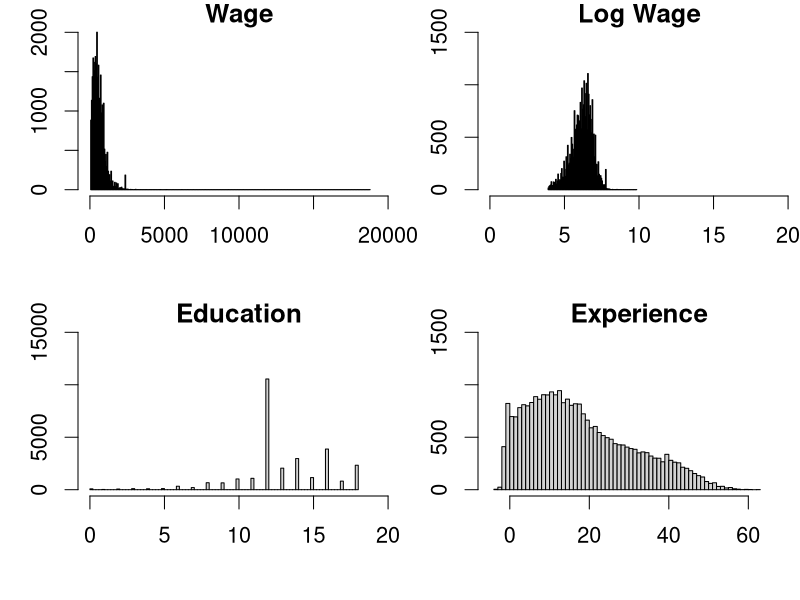
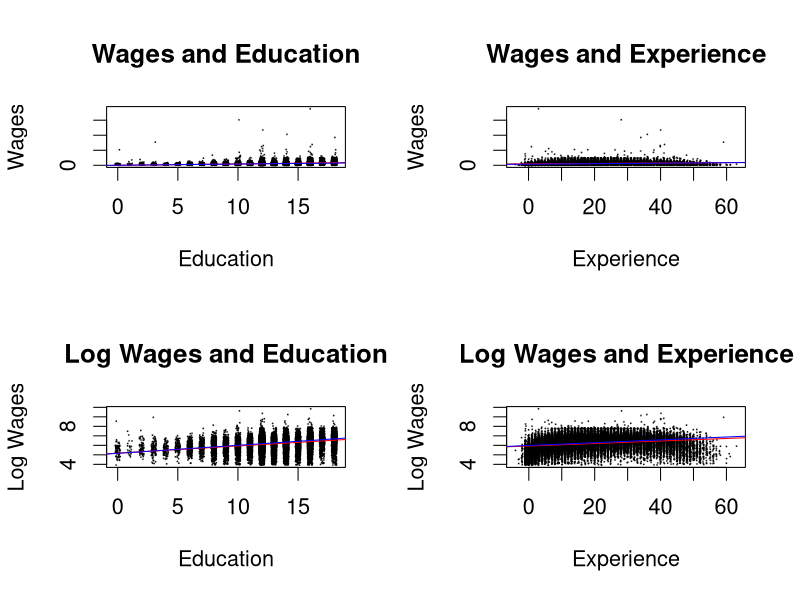
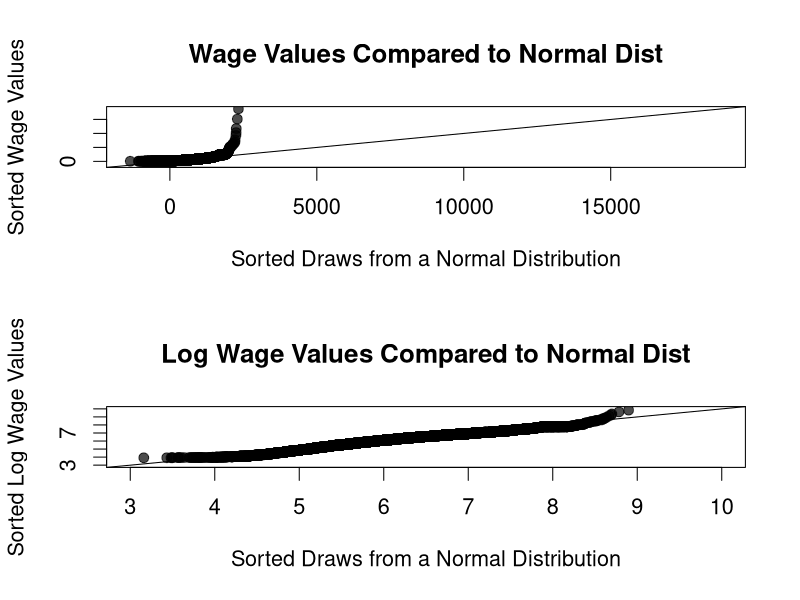
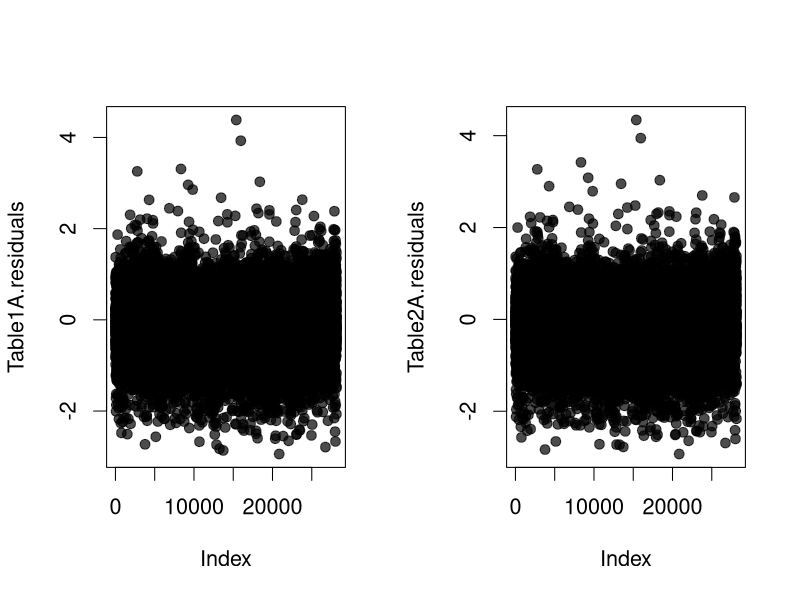

R code for these plots, in order: (Note: this script raises an error after producing the figures.)
# Homework 2
# Simulation of Bierens and Ginther (2001) tables 1.A and 2.A
# Nichole Hanus
# Due 3/31/15

# Set a directory for saving my code
setwd("~/19-704/Homeworks/Homework 2")

# Install required libraries and packages
install.packages("AER")
library(AER)
install.packages("quantreg")
library(quantreg)
library(MASS)
library(plyr)

# Read in data
data(CPS1988) 

# Make a copy of the data 
HW2 <- CPS1988

# Shorten some of the column names and append them to the dataframe
# education becomes "ed"
# experience becomes "exper"
HW2$ed <- HW2$education
HW2$exper <- HW2$experience

# Calculate the exper^2, exper^3, and exper^4 
exper_2 <- HW2$exper^2
exper_3 <- HW2$exper^3
exper_4 <- HW2$exper^4

# Transform the "wage" variable
log_wage <- log(HW2$wage)

# Append the new variables to the dataframe, HW
HW2 <- cbind(HW2,exper_2,exper_3,exper_4,log_wage)

# Perform the LAD for the standard Mincer type model and output the summary
LAD_Mincer <- rq(HW2$log_wage ~ HW2$ethnicity + HW2$ed + HW2$exper + HW2$exper_2)
summary(LAD_Mincer)

# Perform the LAD for the quartic model and output the summary
LAD_quartic <- rq(HW2$log_wage ~ HW2$ethnicity + HW2$ed + HW2$exper + HW2$exper_2 + HW2$exper_3 + HW2$exper_4)
summary(LAD_quartic)

# Begin the story

# Question 1: Create histograms of wages, log wages, education, and experience

# Create a .png file that will contain everything between png() and dev.off(), for the histograms
png(filename = "HW2_Q1_Histograms.png",
    width = 3000, # adjust width of .png file, in pixels
    height = 3000, # adjust height of .png file, in pixels
    res = 300) # set resolution in pixels per ince

# Parameters for the histograms
par(mfrow = c(2, 2), # mfrow sets the number of rows and columns
    cex = 1.3, # cex scales text and symbols
    mar = c(4, 3, 1, 0), # mar and oma set the inner and outer margins
    oma = c(0, 0, 0, 0))

# Plot the histograms
hist(HW2$wage, 
     xlim = c(0, 20000), # the x axis ranges from 0 to 20,000
     ylim = c(0, 2000), # the y axis ranges from 0 to 28155
     main = "Wage", # The main title is "Wages"
     breaks = "FD", # Use the "bins" vector to determine the x axis bins
     xlab = "")


hist(HW2$log_wage, xlim = c(0,20), ylim = c(0,1500), main = "Log Wage", breaks = "FD", xlab = "")


hist(HW2$ed, xlim = c(0,20), ylim = c(0, 15000), main = "Education", breaks = "FD", xlab = "")


hist(HW2$exper, xlim = c(-5,70), ylim = c(0, 1500), main = "Experience", breaks = "FD", xlab = "")


dev.off()


# Question 2: Scatter plots of wages and log wages against education and experience
# Create a .png file for the scatterplots
png(filename = "HW2_Q2_Scatterplots.png", width = 3000, height = 3000, res = 300) 

# Parameters for the scatterplots
par(mfrow = c(2,2), cex = 1.3, oma = c(0,0,0,0))

# Scatterplot of education vs wages
plot(jitter(HW2$ed),
     jitter(HW2$wage),
     main = "Wages and Education", 
     xlab = "Education", 
     ylab = "Wages",
     #xlim = c(0, 20),
     #ylim = c(0, 20000),    
     pch  = 19,
     cex  = .1,
     col  = rgb(0, 0, 0, 0.7))

# Plot fitted linear and median regression lines
Ed_vs_wage.reg1 <- lm(HW2$wage ~ HW2$ed)
abline(Ed_vs_wage.reg1, col = "red")

Ed_vs_wage.reg2 <- rq(HW2$wage ~ HW2$ed)
abline(Ed_vs_wage.reg2, col = "blue")

# Scatterplot of experience vs wages
plot(jitter(HW2$exper),
     jitter(HW2$wage),
     main = "Wages and Experience", 
     xlab = "Experience", 
     ylab = "Wages",
     #xlim = c(0, 20),
     #ylim = c(0, 20000),    
     pch  = 19,
     cex  = .1,
     col  = rgb(0, 0, 0, 0.7))

# Plot fitted linear and median regression line
Exper_vs_wage.reg1 <- lm(HW2$wage ~ HW2$exper)
abline(Exper_vs_wage.reg1, col = "red")

Exper_vs_wage.reg2 <- rq(HW2$wage ~ HW2$exper)
abline(Exper_vs_wage.reg2, col = "blue")

# Scatterplot of education vs log wages
plot(jitter(HW2$ed),
     jitter(HW2$log_wage),
     main ="Log Wages and Education", 
     xlab ="Education", 
     ylab ="Log Wages", 
     #xlim = c(0, 20),
    # ylim = c(0, 10),
     pch  = 19,
     cex  = .1,
     col  = rgb(0, 0, 0, 0.7))

# Plot fitted linear and median regression lines
Ed_vs_logwage.reg1 <- lm(HW2$log_wage ~ HW2$ed)
abline(Ed_vs_logwage.reg1, col = "red")

Ed_vs_logwage.reg2 <- rq(HW2$log_wage ~ HW2$ed)
abline(Ed_vs_logwage.reg2, col = "blue")


# Scatterplot of experience vs log wages
plot(jitter(HW2$exper),
     jitter(HW2$log_wage),
     main = "Log Wages and Experience", 
     xlab = "Experience", 
     ylab = "Log Wages",
     #xlim = c(0, 20),
     #ylim = c(0, 20000),    
     pch  = 19,
     cex  = .1,
     col  = rgb(0, 0, 0, 0.7))

# Plot fitted linear and median regression lines
Exper_vs_logwage.reg1 <- lm(HW2$log_wage ~ HW2$exper)
abline(Exper_vs_logwage.reg1, col = "red")

Exper_vs_logwage.reg2 <- rq(HW2$log_wage ~ HW2$exper)
abline(Exper_vs_logwage.reg2, col = "blue")

dev.off()

# Question 3: Compare wages and log wages to the normal dist

# Simulate a normal random variable (RV) using rnorm(x, y, z)
# The number of observations to draw is x (same for wage and log_wage)
# The mean of the normal RV is y
# The standard deviation of the normal RV is z
x          <- length(HW2$wage)
y_wage     <- mean(HW2$wage)
y_log_wage <- mean(HW2$log_wage)
z_wage     <- sd(HW2$wage)
z_log_wage <- sd(HW2$log_wage)

set.seed(1) # Set seed for the RV number generator, to reproduce results
norm_wage     <- rnorm(x, y_wage, z_wage) # Generate normal RV to compare against wage
norm_log_wage <- rnorm(x, y_log_wage, z_log_wage) # Generate normal RV to compare against log_wage

# Create a .png file for the normal plots
png(filename = "HW2_Q3_Normalplots.png", width = 3000, height = 3000, res = 300) 
# Parameters for the normal plots
par(mfrow = c(2,1), cex = 1.3, oma = c(0,0,0,0))

# Sort the wage and log wages
# The floor and ceiling function find the integer that is not greater
# (or less than) any element of a vector
min.d <- floor(min(HW2$wage, norm_wage)) # Find the smallest value
max.d <- ceiling(max(HW2$wage, norm_wage)) # Find the largst value

min.d_log <- floor(min(HW2$log_wage, norm_log_wage)) 
max.d_log <- ceiling(max(HW2$log_wage, norm_log_wage)) 

# Plot the sorted wage values against nomral draws
plot(sort(jitter(norm_wage)),
     sort(jitter(HW2$wage)),
     xlim = c(min.d, max.d),
     ylim = c(min.d, max.d),
     main = "Wage Values Compared to Normal Dist",
     ylab = "Sorted Wage Values",
     xlab = "Sorted Draws from a Normal Distribution",
     pch  = 19,
     col  = rgb(0, 0, 0, .7))
abline(0, 1) # Draw a line on the plot intercept 0 and slope 1

# Plot the sorted log wage values against normal draws
plot(sort(jitter(norm_log_wage)),
     sort(jitter(HW2$log_wage)),
     xlim = c(min.d_log, max.d_log),
     ylim = c(min.d_log, max.d_log),
     main = "Log Wage Values Compared to Normal Dist",
     ylab = "Sorted Log Wage Values",
     xlab = "Sorted Draws from a Normal Distribution",
     pch  = 19,
     col  = rgb(0, 0, 0, .7))
abline(0, 1) # Draw a line on the plot intercept 0 and slope 1

dev.off()

# Question 4: Plot the regression residuals for the regressions in Table 1.A
# and 2.A, using ordinary linear regression rather than median regression.

# First need to construct linear regressions presented in Table 1.A and 2.A
Table1A.reg <- lm(HW2$log_wage ~ HW2$ethnicity + HW2$ed + HW2$exper + HW2$exper_2)
Table2A.reg <- lm(HW2$log_wage ~ HW2$ethnicity + HW2$ed + HW2$exper + HW2$exper_2 + HW2$exper_3 + HW2$exper_4)

# Make predictions for all the regressors from the linear regression equations 
Table1A.predictors  <- data.frame(Ethnicity    = HW2$ethnicity,
                                  Education    = HW2$ed,
                                  Experience   = HW2$exper,
                                  Experience_2 = HW2$exper_2)
Table2A.predictors  <- data.frame(Ethnicity    = HW2$ethnicity,
                                  Education    = HW2$ed,
                                  Experience   = HW2$exper,
                                  Experience_2 = HW2$exper_2,
                                  Experience_3 = HW2$exper_3,
                                  Experience_4 = HW2$exper_4)

Table1A.predictions <- predict(Table1A.reg, Table1A.predictors)
Table2A.predictions <- predict(Table2A.reg, Table2A.predictors)

# Calculate residuals
Table1A.residuals = HW2$log_wage - Table1A.predictions
Table2A.residuals = HW2$log_wage - Table2A.predictions

# Plot the residuals on a scatter plot
# Create a .png file for the residual plots
png(filename = "HW2_Q4_Residuals_Scatter.png", width = 3000, height = 3000, res = 300) 
# Parameters for the residual plots
par(mfrow = c(1,2), cex = 1.3, oma = c(0,0,0,0))

plot(Table1A.residuals,
     pch = 19,
     col = rgb(0, 0, 0, .7))

plot(Table2A.residuals,
     pch = 19,
     col = rgb(0, 0, 0, .7))

dev.off()

# qqplot of the regression residuals from the real regression
install.packages("car", repos = "http://lib.stat.cmu.edu/R/CRAN/")
library(car)

# Create a .png file for the residual plots
png(filename = "HW2_Q4_Residuals_qqPlot.png", width = 3000, height = 3000, res = 300) 
# Parameters for the residual QQ plots
par(mfrow = c(2,1), cex = 1.3, oma = c(0,0,0,0))

# Plot for Table1A
# id.n = 3 identifies the three largest residuals
qqPlot(Table1A.reg,
       main = "Observed Data - Table1A - Linear Regression",
       id.n = 3, 
       pch  = 19,
       col  = rgb(0, 0, 0, .5))
abline(0, 1)

# Plot for Table2A
# id.n = 3 identifies the three largest residuals
qqPlot(Table2A.reg,
       main = "Observed Data - Table2A - Linear Regression",
       id.n = 3,
       pch  = 19,
       col  = rgb(0, 0, 0, .5))
abline(0, 1)

dev.off()

# Review the diagnostic plots of the residuals
# Use the influence plot for Table1A and Table2A
# Create png for Table1A
png(filename = "HW2_Q4_Residual_Table1A_Diagnostic.png", width = 3000, height = 3000, res = 300) 
# Parameters 
par(cex = 1.3, oma = c(0,0,0,0))
# Influence index plot and identify the largest three outliers
influenceIndexPlot(Table1A.reg, id.n = 3, main = "Table 1A Residual Diagnostics")
dev.off()

# Create png for Table2A
png(filename = "HW2_Q4_Residual_Table2A_Diagnostic.png", width = 3000, height = 3000, res = 300) 
# Parameters 
par(cex = 1.3, oma = c(0,0,0,0))
# Influence index plot and identify the largest three outliers
influenceIndexPlot(Table2A.reg, id.n = 3, main = "Table 2A Residual Diagnostics")
dev.off()

# Question 5: Evaluate the backcasting quality of the Mincer type model
# Use cross-validation to test whether this model is too complex

# Create a .png file for the backcasting plots
png(filename = "HW2_Q5_Backcasting.png", width = 3000, height = 3000, res = 300) 

# Parameters for the residual plots
par(cex = 1.3)

# Plot the predicted log_wage scores versus the observed log_wage scores
# Looking at the linear model
plot(Table1A.predictions, # Plot linear predictions
     HW2$log_wage, # Plot actual log_wage values
     ylab = "Actual Log_Wage",
     xlab = "Predicted Mincer Log_Wage",
     pch = 19,
     col = rgb(0, 0, 0, .3))
abline(0, 1)
dev.off()

# Perform cross-validation
# Sample 2/3 of the cell ids from the log_wage data w/out replacement
# This is our training data

# First, assign cell ids to HW2 dataframe
cell_id <- c(1:length(HW2$education))

# Append cell ids to HW2
HW2 <- cbind(HW2, cell_id)

# Sample from the HW2 dataframe
set.seed(10)
train <- sample(HW2$cell_id, # Sample the TableA1 predictor values
                2*length(HW2$cell_id)/3, # Sample 2/3 of these values
                replace = FALSE) # Sample w/out replacement
# Create "test" data that are the TableA1 predictor values not selected
test <- HW2$cell_id[ - train]

# Run linear regression
# Subset the data to only select rows where the log_wage
# are "in" (%in%) the training data
train1 <- lm(HW2$log_wage ~ HW2$ethnicity + HW2$ed + HW2$exper + HW2$exper_2, 
             data = HW2[HW2$cell_id %in% train, ])
train2 <- lm(HW2$log_wage ~ 1,
             data = HW2[HW2$cell_id %in% train, ])  

# The actual outcome is on the first line
# The regression predictions are on the second line
# Calculate the squared difference for all predictions on the third line
test1 <- (HW2$log_wage[HW2$cell_id %in% test] - 
            predict(train1, HW2[HW2$cell_id %in% test, ]))^2
test2 <- (HW2$log_wage[HW2$cell_id %in% test] -
            predict(train2, HW2[HW2$cell_id %in% test, ]))^2

# Calculate the rMSE for the two regressions
rMSEtest1 <- sqrt(sum(test1) / length(test1))
rMSEtest2 <- sqrt(sum(test2) / length(test2))

# Review the summary statistics
summary(train1)$sigma # Get rMSe from the backcast
summary(train2)$sigma

# Question 8: Bonus
# I decided to look at the CDFs of the median regressions
# calculated in Part 1 against normal distributions

# develop a png file
png(filename = "HW2_Bonus_cdfs.png", width = 3000, height = 3000, res = 300) 

# Parameters for the residual plots
par(mfrow = c(1,2), cex = 1.3)

# Wages cdf
plot(ecdf(HW2$wage),
     xlab = "Wages",
     ylab = "Cumulative Probability",
     col  = "red",
     pch  = 19,
     main = "Empirical (Red) vs. Normal (Blue) CDFs")

plot(ecdf(norm_wage),
     xlab = "Wages",
     ylab = "Cumulative Probability",
     col  = "blue",
     pch  = 19,
     add  = TRUE)

plot(ecdf(HW2$log_wage),
     xlab = "Log Wages",
     ylab = "Cumulative Probability",
     col = "red",
     pch = 19,
     main = "Empirical (Red) vs. Normal (Blue) CDFs")

plot(ecdf(norm_log_wage),
     xlab = "Log Wages",
     ylab = "Cumulative Probability",
     col  = "blue",
     pch  = 19,
     add  = TRUE)

dev.off()

# Compare empirical cdfs against the normal distribution with the same mean and sd
ks.test_wage <- ks.test(HW2$wage, norm_wage)
summary(ks.test_wage)

ks.test_log_wage <- ks.test(HW2$log_wage, norm_log_wage)
summary(ks.test_log_wage)
